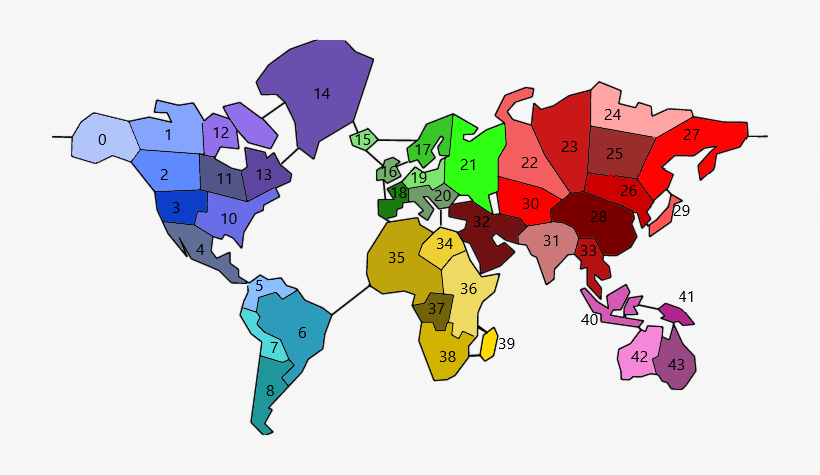
#> input picture src/raw.png, 820 x 475 px
$ python risk.py
#> lines starting #> are read from the running program, lines starting #| are printed output that depends on the picture; after the words box and inside, x2 and y2 are one past the last pixel; in counts of white or black regions, pixels touching at a corner belong together
from PIL import Image
import numpy as np
import os

def hexToRgb(hex):
    return tuple(int(hex[i:i+2], 16) for i in (0, 2, 4))

class Region:
    def __init__(self, theId, theColor):
        self.regionId = theId
        self.owner = None
        self.armies = 0
        self.color = theColor

    def changeOwner(self, oldOwner, newOwner):
        if(oldOwner is not None):
            oldOwner.ownedRegions.remove(self)
        self.owner = newOwner
        newOwner.ownedRegions.append(self)


class Player:
    def __init__(self, Id, theColor):
        self.playerId = Id
        self.ownedRegions = []
        self.unassignedSoldiers = 0
        self.color = theColor

class Map:
    def __init__(self):
        self.regions = []
        self.regionAdjaciences = []
        self.players = []

        # hard-coding regions
        # put in an "if(1)" statement just so I can collapse it in the IDE
        if(1):
            self.regions.append(Region(0, "b2c5fb"))
            self.regions.append(Region(1, "84a4fe"))
            self.regions.append(Region(2, "5f89ff"))
            self.regions.append(Region(3, "0c3ec9"))
            self.regions.append(Region(4, "606e97"))
            self.regions.append(Region(5, "8abfff"))
            self.regions.append(Region(6, "2d9cbb"))
            self.regions.append(Region(7, "51d8dc"))
            self.regions.append(Region(8, "1e979a"))
            self.regions.append(Region(9, "7579e2"))
            self.regions.append(Region(10, "696ee8"))
            self.regions.append(Region(11, "535589"))
            self.regions.append(Region(12, "926feb"))
            self.regions.append(Region(13, "5e459e"))
            self.regions.append(Region(14, "6a4fae"))
            self.regions.append(Region(15, "84e07c"))
            self.regions.append(Region(16, "75ae6f"))
            self.regions.append(Region(17, "38c629"))
            self.regions.append(Region(18, "177b0d"))
            self.regions.append(Region(19, "7de472"))
            self.regions.append(Region(20, "6f9a6a"))
            self.regions.append(Region(21, "2eff13"))
            self.regions.append(Region(22, "f55e5e"))
            self.regions.append(Region(23, "ca1717"))
            self.regions.append(Region(24, "ffa4a4"))
            self.regions.append(Region(25, "9b2c2c"))
            self.regions.append(Region(26, "cc0000"))
            self.regions.append(Region(27, "ff0202"))
            self.regions.append(Region(28, "7a0000"))
            self.regions.append(Region(29, "ff5555"))
            self.regions.append(Region(30, "ff0000"))
            self.regions.append(Region(31, "cd7878"))
            self.regions.append(Region(32, "711010"))
            self.regions.append(Region(33, "b61111"))
            self.regions.append(Region(34, "edd133"))
            self.regions.append(Region(35, "bfa40b"))
            self.regions.append(Region(36, "eed962"))
            self.regions.append(Region(37, "72630b"))
            self.regions.append(Region(38, "d1b300"))
            self.regions.append(Region(39, "ffda00"))
            self.regions.append(Region(40, "d459b4"))
            self.regions.append(Region(41, "b1258d"))
            self.regions.append(Region(42, "f487d8"))
            self.regions.append(Region(43, "994884"))

        # hard-coding adjacencies
        regionAdjaciences = {
            0: [1, 2, 27],
            1: [0, 2, 12, 11],
            2: [0, 1, 11, 3],
            3: [2, 11, 10, 4],
            4: [3, 10, 5],
            5: [4, 7, 6],
            6: [5, 7, 8, 35],
            7: [5, 6, 8],
            8: [7, 6, 43],
            9: [], # Accidentally neglected to put "9" in
            10: [3, 4, 11, 13],
            11: [1, 2, 3, 10, 13, 12],
            12: [1, 2, 11, 14],
            13: [11, 10, 14],
            14: [12, 13, 15],
            15: [14, 16, 17],
            16: [15, 17, 18],
            17: [15, 16, 21],
            18: [16, 19, 20, 35],
            19: [17, 18, 19, 20, 21],
            20: [18, 19, 21, 32, 34],
            21: [17, 19, 20, 22, 30, 32],
            22: [21, 23, 30, 28],
            23: [22, 28, 26, 25, 24],
            24: [23, 25, 27],
            25: [23, 24, 26, 26],
            26: [23, 25, 27, 28, 29],
            27: [24, 25, 26, 29, 0],
            28: [33, 31, 30, 22, 23, 26],
            29: [26, 27],
            30: [21, 22, 28, 31, 32],
            31: [32, 30, 28, 33],
            32: [20, 21, 30, 31, 34],
            33: [31, 28, 40],
            34: [20, 32, 35, 36],
            35: [6, 18, 34, 36, 37],
            36: [34, 35, 37, 38, 39],
            37: [35, 36, 38],
            38: [37, 36, 39],
            39: [36, 38],
            40: [33, 41, 42],
            41: [40, 43],
            42: [40, 43],
            43: [42, 41, 8]
        }

    def changeRegionColor(self, oldColorHex, newColorHex):
#> called with oldColorHex = 'b2c5fb', newColorHex = 'f487d8'
            im = Image.open("src/raw.png")
#> im is the input picture: PIL image 820x475 RGB; mean R, G, B 218.7, 210.2, 210.3
            data = np.array(im)

            r1, g1, b1 = hexToRgb(oldColorHex) # Original value
            r2, g2, b2 = hexToRgb(newColorHex) # Value that we want to replace it with

            red, green, blue = data[:,:,0], data[:,:,1], data[:,:,2]
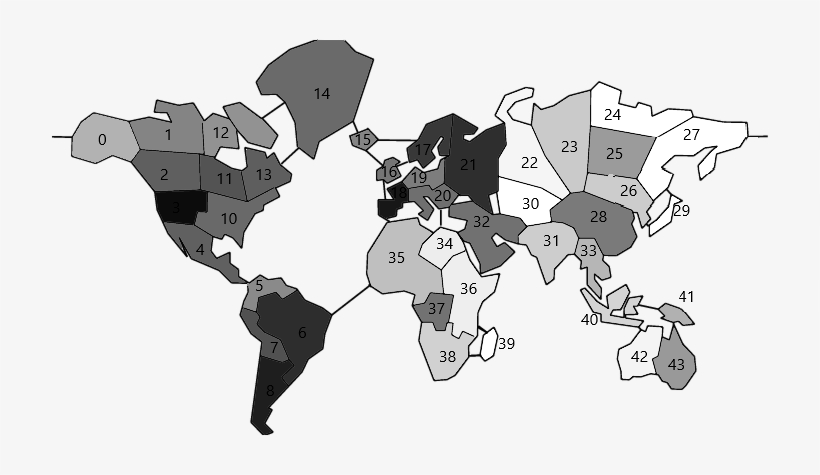
#> red: shape (475, 820); min 0, max 255, mean 218.7
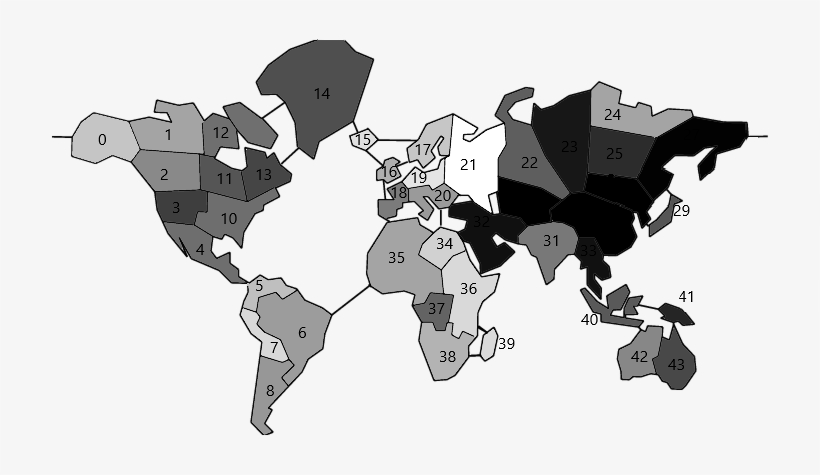
#> green: shape (475, 820); min 0, max 255, mean 210.2
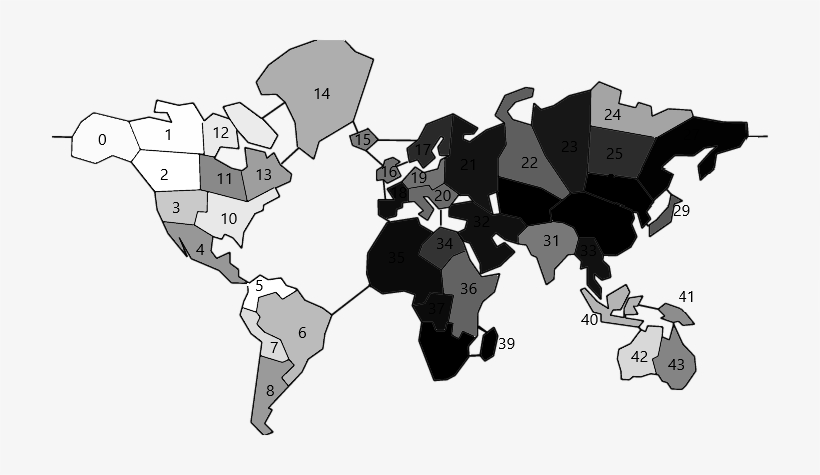
#> blue: shape (475, 820); min 0, max 255, mean 210.3
            mask = (red == r1) & (green == g1) & (blue == b1)
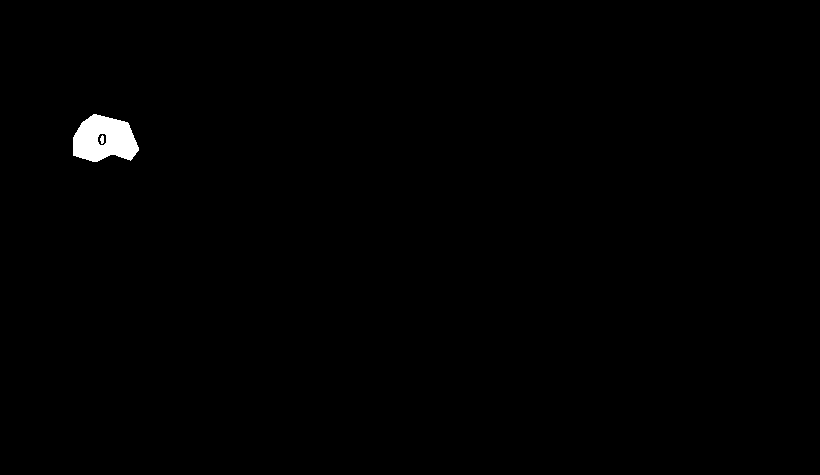
#> mask: shape (475, 820) bool; 0.59% white; 2 white regions, box (x1, y1, x2, y2) and area: (73, 114, 139, 162) 2272, (100, 135, 104, 144) 27
            data[:,:,:3][mask] = [r2, g2, b2]
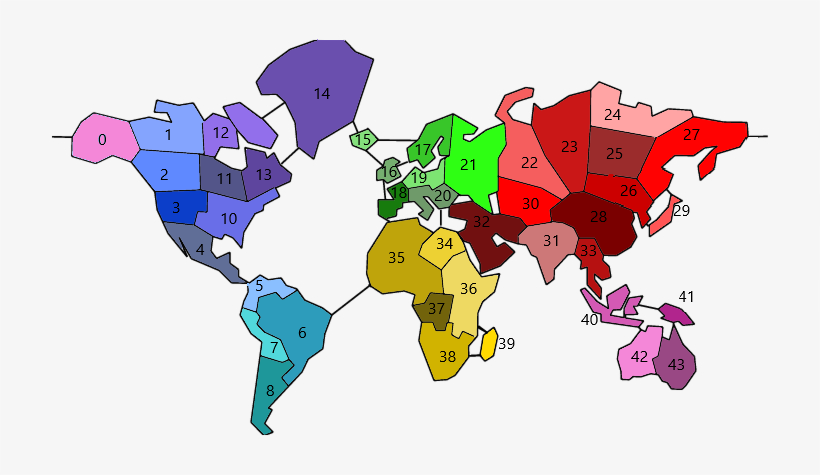
#> data: shape (475, 820, 3); 0.59% of pixels changed, all inside (x1, y1, x2, y2) = (73, 114, 139, 162)

            im = Image.fromarray(data)
            im.save(f'src/newImage.png')

theMap = Map()

theMap.changeRegionColor("b2c5fb", "f487d8")
